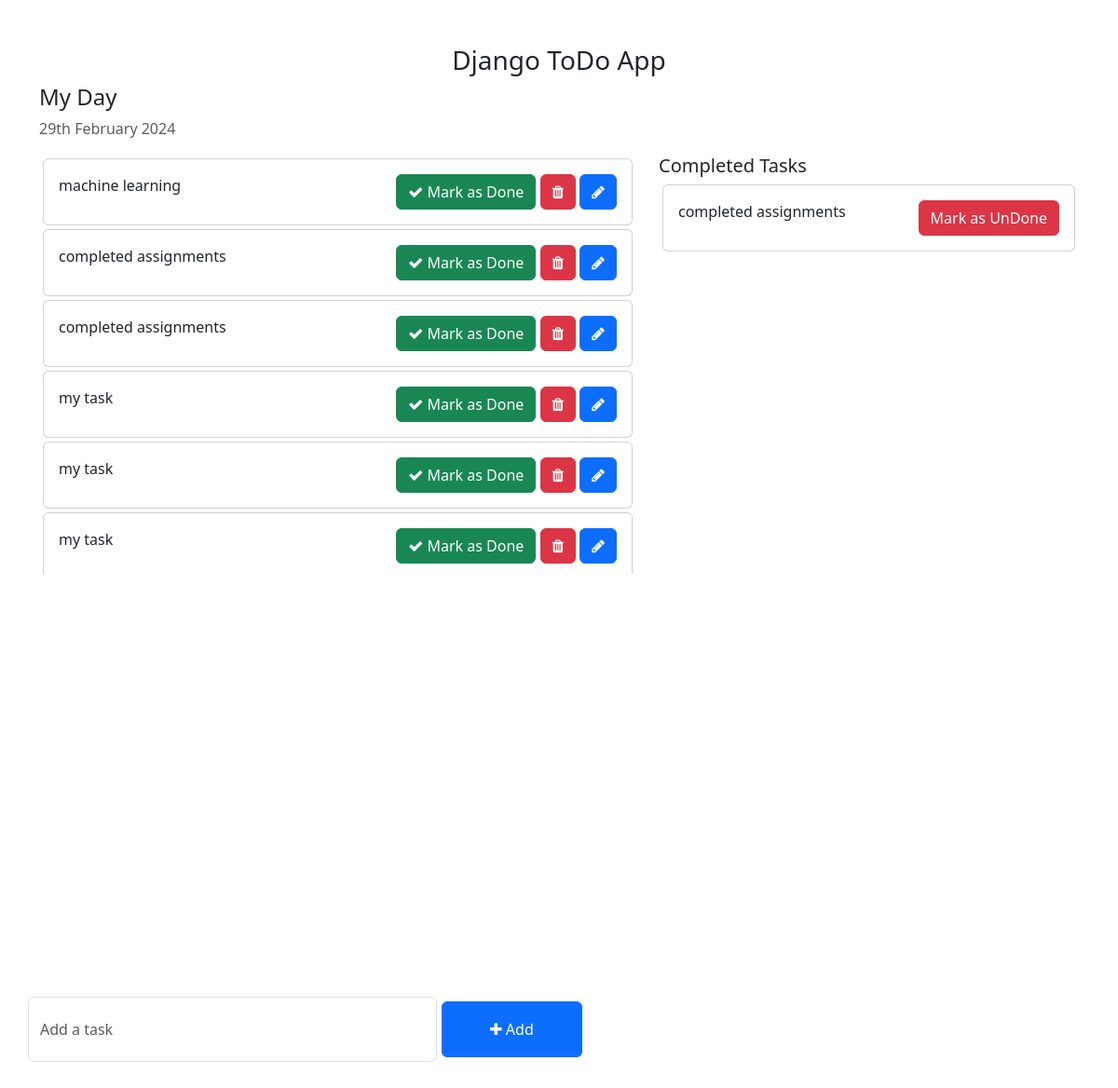
Before: / with the older database file.
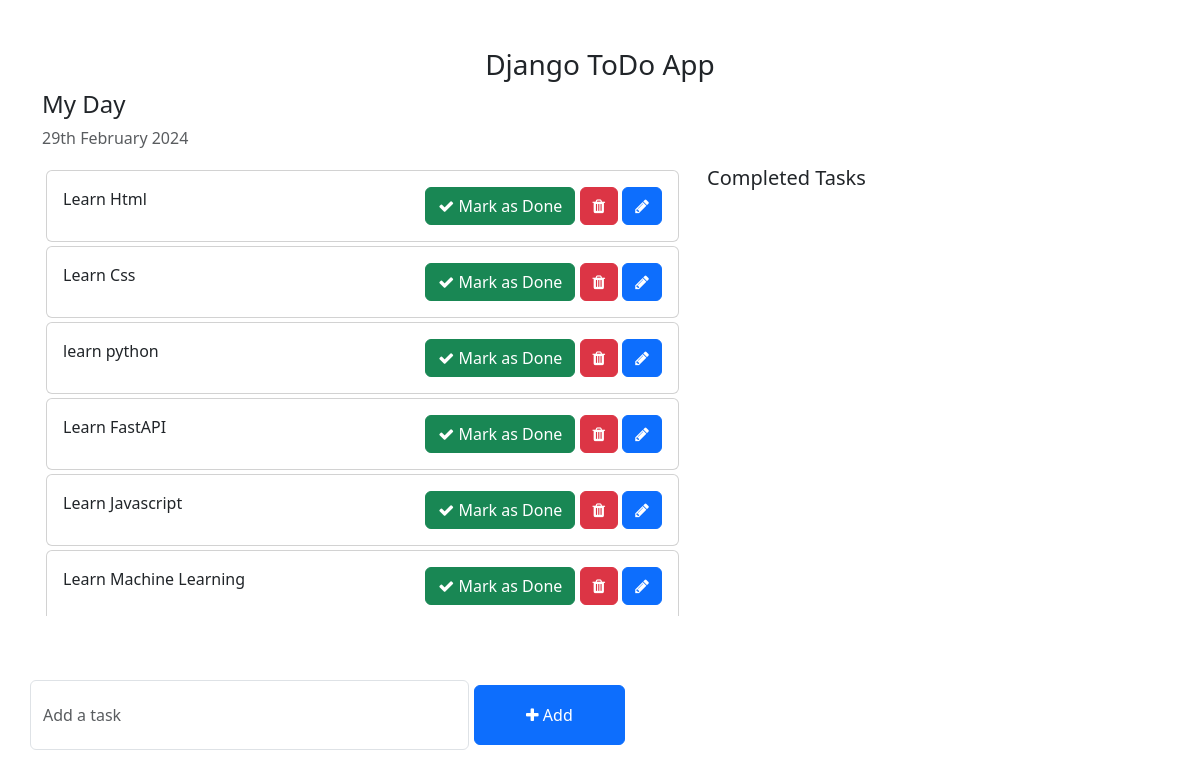
After: the same page with the newer database file.
### todo/models.py (models this page shows)
class Task(models.Model):
    task = models.CharField(max_length=255)
    is_completed=models.BooleanField(default=False)
    created_at=models.DateTimeField(auto_now_add =True)
    updated_at = models.DateTimeField(auto_now=True)
    def __str__(self):
        return self.task

### todo_main/views.py (the view)
# urls.py: 2. Add a URL to urlpatterns:  path('', views.home, name='home')
def home(request):
    tasks = Task.objects.filter(is_completed=False).order_by('-updated_at')
    completed_tasks = Task.objects.filter(is_completed=True)
    print(completed_tasks)
    context={
        'tasks':tasks,
        'completed_tasks':completed_tasks
    }
    return render(request,'home.html',context)

### templates/home.html (shortened to what this page needs)
<!DOCTYPE html>
<html lang="en">
<head>
    <link href="https://cdn.jsdelivr.net/npm/bootstrap@5.3.0-alpha1/dist/css/bootstrap.min.css" rel="stylesheet">
    <link rel="stylesheet" href="https://cdnjs.cloudflare.com/ajax/libs/font-awesome/4.7.0/css/font-awesome.min.css">
</head>
<body>
    <div class="container">
        <h3 class="pt-5 text-center">Django ToDo App</h3>
        <div class="row">
            <h4>My Day</h4>
            <p class="text-muted">{% now "jS F Y" %}</p>
            <div class="col-md-7 col-lg-7" style="height: 450px; overflow: scroll;">
                {% for task in tasks %}
                <div class="card m-1">
                    <div class="card-body">
                        {{ task.task }}
                        <span style="position: relative; float: right;">
                            <a href="{% url 'mark_as_done' task.pk %}" class="btn btn-success"><i class="fa fa-check"></i> Mark as Done</a>
                            <a href="{% url 'delete_task' task.id %}" class="btn btn-danger"><i class="fa fa-trash"></i></a>
                            <a  href="{% url 'edit_task' task.id %}" class="btn btn-primary"><i class="fa fa-pencil"></i></a>
                        </span>
                    </div>
                </div>
               {% endfor %}
            </div>
            <div class="col-md-5 col-lg-5">
                <h5>Completed Tasks</h5>
                {% for task in completed_tasks%}
                <div class="card m-1">
                    <div class="card-body">
                        {{ task.task }}
                        <span style="position: relative; float: right;">
                            <a href="{% url 'mark_as_undone' task.pk %}" class="btn btn-danger"> Mark as UnDone</a>
                        </span>
                    </div>
                </div>
                {% endfor %}
            </div>
        </div>
        <div class="row">
            <div class="col-md-6 col-lg-6 p-0" style="position: absolute; bottom: 50px;">
                <form action="{% url 'add_task' %}" method="POST">
                    <div class="form-group">
                        <span style="display: flex;">
                            <input type="text" name="task" class="form-control" placeholder="Add a task">
                            <button type="submit" class="btn btn-primary" style="width: 200px; margin: 5px;"><i class="fa fa-plus"></i> Add</button>
                        </span>
                    </div>
                </form>
            </div>
        </div>
    </div>
</body>
</html>

### templates/home.html (style rules this page uses)
.form-control { padding: 1.375rem .75rem !important; }

Changed rows visible on the page:
removed Task: task "completed assignments", shown under "My Day"
removed Task: task "my task", shown under "My Day"
removed Task: task "completed assignments", shown under "Completed Tasks"
changed Task: task "my task" → "Learn Html"; moves up the list
changed Task: task "completed assignments" → "Learn Css"
added Task: task "learn python", shown under "My Day"
now on this page (row edited): Task: task "Learn FastAPI", shown under "My Day"
changed Task: task "my task" → "Learn Javascript"
changed Task: task "machine learning" → "Learn Machine Learning"; moves down the list
